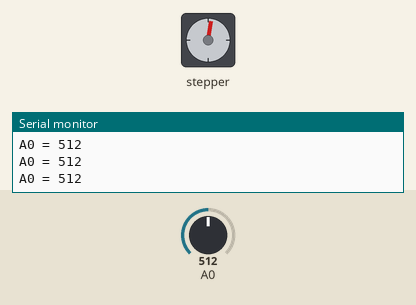
Bench run of a sketch on a simulated Arduino Uno, built with avr-gcc and run on an emulated ATmega328P. Shown: stepper motor, the last lines printed to the serial monitor. The test bench sets the inputs (shaded band); at power-on: A0 = 512. Stepper angles assume 1024 steps per turn.

Above: at 1.3 s.
1.4 s: A0 set to 0
At 2.4 s:
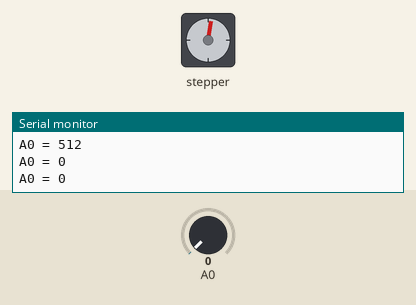
2.9 s: A0 set to 37
4.4 s: A0 set to 43
At 4.94 s:
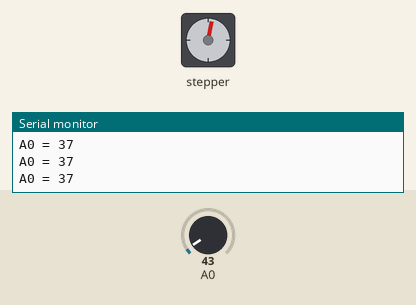
7.5 s: A0 set to 511
At 8.3 s:
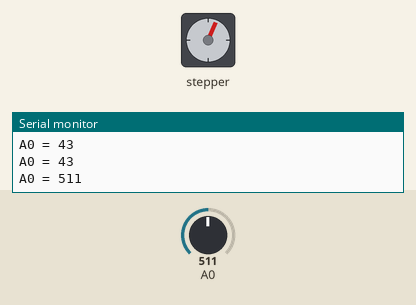
16.8 s: A0 set to 716
Timing chart, 0 to 27.8 s (numbered marks = the images above; inputs shaded):
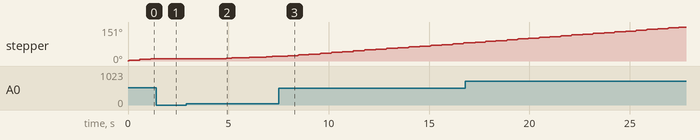

Measured:
- after the input at 1.4 s, stepper: stays 10° (without the input it goes to 11° after 0.25 s)

The sketch:

stepper_test.ino
```cpp
#include <Stepper.h>

const int stepsPerRevolution = 1024;

Stepper myStepper(stepsPerRevolution, 11, 9, 10, 8);

void setup() {
  Serial.begin(9600);
}

void loop() {
  int sensorReading = analogRead(A0);
  int motorSpeed = map(sensorReading, 0, 1023, 0, 25);

  if (motorSpeed > 0) {
    myStepper.setSpeed(motorSpeed);
    myStepper.step(stepsPerRevolution / 100);  // CW vs. CCW
  }

  Serial.print("A0 = ");
  Serial.println(sensorReading);
  delay(500);
}
```
